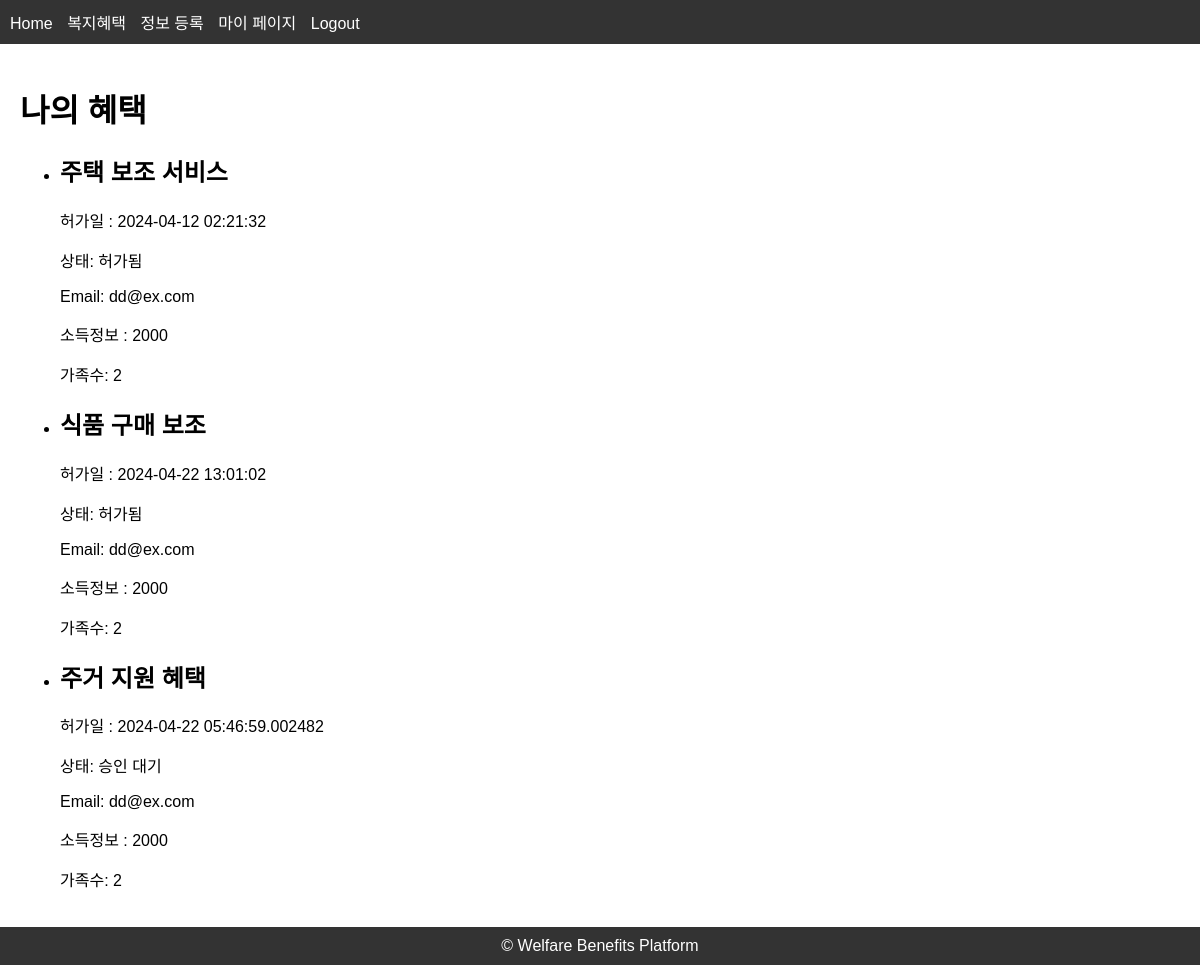
The app's page /my-applications (signed in) with its own data.
### models.py (models this page shows, shortened)
class ModelMixin(object):
    def save(self):
        db.session.add(self)
        db.session.commit()

class Application(UserMixin, ModelMixin, db.Model):
    id = db.Column(db.Integer, primary_key=True)
    user_id = db.Column(db.Integer, db.ForeignKey('user.id'), nullable=False)
    benefit_id = db.Column(db.Integer, db.ForeignKey('benefit.id'), nullable=False)
    applied_date = db.Column(db.DateTime, default=datetime.utcnow)
    status = db.Column(db.String(20), nullable=False, default='승인 대기')

class Benefit(UserMixin, ModelMixin, db.Model):
    id = db.Column(db.Integer, primary_key=True)
    name = db.Column(db.String(100), nullable=False)
    description = db.Column(db.Text, nullable=False)
    requirements = db.Column(db.Text, nullable=False)
    income = db.Column(db.Float)
    family_members = db.Column(db.Integer)
    applications = db.relationship('Application', backref='benefit', lazy='dynamic')

class User(UserMixin, db.Model):
    id = db.Column(db.Integer, primary_key=True)
    username = db.Column(db.String(64), unique=True)
    email = db.Column(db.String(120), unique=True)
    password = db.Column(db.String(100))
    applications = db.relationship('Application', backref='user', lazy='dynamic')
    user_info = db.relationship('UserInfo', uselist=False, backref='user')
    is_active = True  # 기본적으로 활성화된 상태로 설정

class UserInfo(db.Model):
    id = db.Column(db.Integer, primary_key=True)
    user_id = db.Column(db.Integer, db.ForeignKey('user.id'), nullable=False)
    income = db.Column(db.Float)
    family_members = db.Column(db.Integer)

### applications.py (the view)
@applications_bp.route('/my-applications')
@login_required
def my_applications():
    applications = current_user.applications.options(
        joinedload(Application.user).joinedload(User.user_info)
    ).all()
    return render_template('applications.html', applications=applications)

### app.py (called while the page is built)
@login_manager.user_loader
def load_user(user_id):
    from models import User
    return User.query.get(int(user_id))

### templates/applications.html
{% extends 'base.html' %}
{% block content %}
<h1>나의 혜택</h1>
<ul>
    {% for application in applications %}
    <li>
        <h2>{{ application.benefit.name }}</h2>
        <p>허가일 : {{ application.applied_date }}</p>
        <p>상태: {{ application.status }}</p>
        {% if application.user.user_info %}
        <p>Email: {{ application.user.email }}</p>
        <p>소득정보 : {{ "%0.f"|format(application.user.user_info.income) }}</p>
        <p>가족수: {{ application.user.user_info.family_members }}</p>
        {% endif %}
    </li>
    {% endfor %}
</ul>
{% endblock %}

### templates/base.html (shortened to what this page needs)
<!DOCTYPE html>
<html lang="en">
<head>
    <link rel="stylesheet" href="{{ url_for('static', filename='css/styles.css') }}">
</head>
<body>
    <header>
        <nav>
            <ul>
                <li><a href="{{ url_for('index') }}">Home</a></li>
                {% if current_user.is_authenticated %}
                <li><a href="{{ url_for('benefits.list_benefits') }}">복지혜택</a></li>
                <li><a href="{{ url_for('applications.user_info') }}">정보 등록</a></li>
                <li><a href="{{ url_for('applications.my_applications') }}">마이 페이지</a></li>
                <li><a href="{{ url_for('auth.logout') }}">Logout</a></li>
                {% else %}
                <li><a href="{{ url_for('auth.login') }}">Login</a></li>
                <li><a href="{{ url_for('auth.signup') }}">Sign Up</a></li>
                {% endif %}
            </ul>
        </nav>
    </header>
    <main>
        {% block content %}{% endblock %}
    </main>
    <footer>
        &copy; Welfare Benefits Platform
    </footer>
</body>
</html>

### static/css/styles.css (style rules this page uses)
body { font-family: Arial, sans-serif; margin: 0; padding: 0; }
header { background-color: #333; color: #fff; padding: 10px; }
nav ul { list-style-type: none; margin: 0; padding: 0; }
nav ul li { display: inline; margin-right: 10px; }
nav ul li a { color: #fff; text-decoration: none; }
main { padding: 20px; }
footer { background-color: #333; color: #fff; padding: 10px; text-align: center; }

### records on screen
Application: benefit.name "주택 보조 서비스", applied_date "2024-04-12 02:21:32", status "허가됨", user.email "dd@ex.com", user.user_info.family_members "2"
UserInfo: user.user_info.income "2000"
Application: benefit.name "식품 구매 보조", applied_date "2024-04-22 13:01:02", status "허가됨", user.email "dd@ex.com", user.user_info.family_members "2"
Application: benefit.name "주거 지원 혜택", applied_date "2024-04-22 05:46:59.002482", status "승인 대기", user.email "dd@ex.com", user.user_info.family_members "2"
